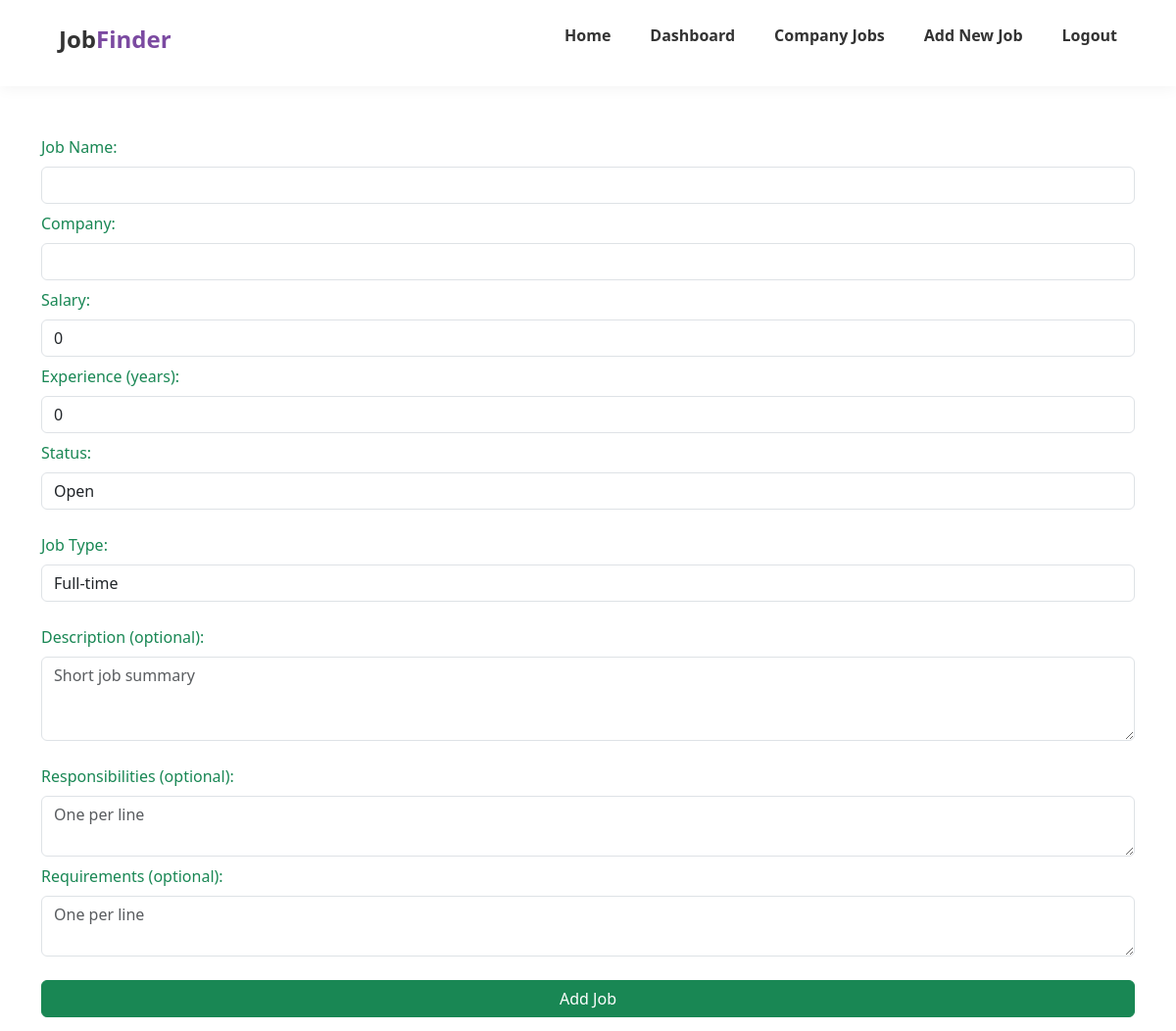
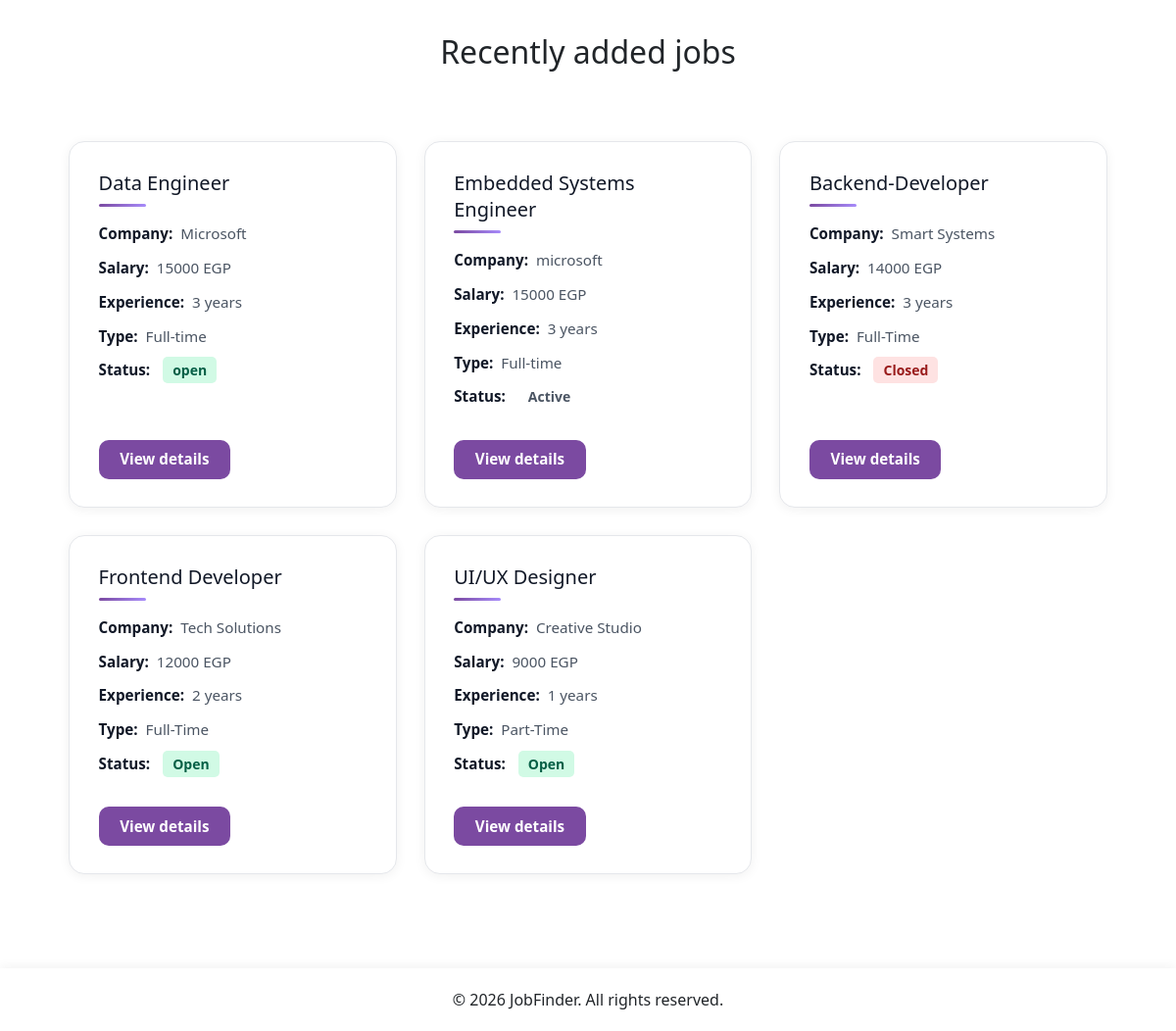
The app's page /add-job/ (signed in) with its own data (2 pictures, top to bottom).
### jobs/models.py (models this page shows, shortened)
class Job(models.Model):
    name = models.CharField(max_length=100)
    company = models.CharField(max_length=100)
    salary = models.IntegerField()
    experience = models.IntegerField()
    job_type = models.CharField(max_length=50)
    status = models.CharField(max_length=20)
    description = models.TextField()
    responsibilities = models.TextField()
    requirements = models.TextField()
    posted_date = models.DateField()

### page/views.py (the view, shortened to what this page needs)
# urls.py: path("add-job/", views.add_job, name="add_job"),
@login_required(login_url="/login/")
@user_passes_test(_superuser_only)
@require_http_methods(["GET", "POST"])
def add_job(request):
    recent_jobs = Job.objects.order_by("-id")[:10]
    return render(
        request,
        "page/add_job.html",
        {"recent_jobs": recent_jobs},
    )

### page/views.py (called while the page is built)
def _superuser_only(user):
    return user.is_authenticated and user.is_superuser

### page/templates/page/add_job.html (shortened to what this page needs)
{% load static %}
<!DOCTYPE html>
<html lang="en">
<head>
    <link rel="stylesheet" href="{% static 'cssFiles/style.css' %}">
    <link rel="stylesheet" href="{% static 'cssFiles/jobs.css' %}">
    <link href="https://cdn.jsdelivr.net/npm/bootstrap@5.3.8/dist/css/bootstrap.min.css" rel="stylesheet">
</head>
<body>
<header>
    <div><h1 class="logo">Job<span>Finder</span></h1></div>
    <nav class="nav-bar" id="nav-menu">
        <ul>
            <li><a href="{% url 'index' %}">Home</a></li>
            <li><a href="{% url 'admin_dashboard' %}">Dashboard</a></li>
            <li><a href="{% url 'admin_jobs' %}">Company Jobs</a></li>
            <li><a href="{% url 'add_job' %}">Add New Job</a></li>
            <li><a href="{% url 'logout' %}">Logout</a></li>
        </ul>
    </nav>
</header>
<div class="Job-Form">
    <div class="container py-5 m-auto text-success">
        <form method="post" action="{% url 'add_job' %}">
            <label class="form-label">Job Name:</label>
            <input type="text" class="form-control mb-2" name="name" id="jobName" required maxlength="100">
            <label class="form-label">Company:</label>
            <input type="text" class="form-control mb-2" name="company" id="company" required maxlength="100">
            <label class="form-label">Salary:</label>
            <input type="number" class="form-control mb-2" name="salary" id="salary" min="0" value="0" required>
            <label class="form-label">Experience (years):</label>
            <input type="number" class="form-control mb-2" name="experience" id="experience" min="0" value="0" required>
            <label class="form-label">Status:</label>
            <select class="form-control mb-4" name="status" id="options">
                <option value="open">Open</option>
            </select>
            <label class="form-label">Job Type:</label>
            <select class="form-control mb-4" name="job_type" id="type">
                <option value="Full-time">Full-time</option>
            </select>
            <label class="form-label">Description (optional):</label>
            <textarea class="form-control mb-4" name="description" rows="3" placeholder="Short job summary"></textarea>
            <label class="form-label">Responsibilities (optional):</label>
            <textarea class="form-control mb-2" name="responsibilities" rows="2" placeholder="One per line"></textarea>
            <label class="form-label">Requirements (optional):</label>
            <textarea class="form-control mb-4" name="requirements" rows="2" placeholder="One per line"></textarea>
            <button type="submit" class="btn btn-success w-100">Add Job</button>
        </form>
    </div>
</div>
<div class="displayed">
    <h2 class="text-center mb-5">Recently added jobs</h2>
    <div class="jobs-container" id="jobs-container">
        {% for job in recent_jobs %}
        <article class="job-card">
            <h3>{{ job.name }}</h3>
            <p><strong>Company:</strong> {{ job.company }}</p>
            <p><strong>Salary:</strong> {{ job.salary }} EGP</p>
            <p><strong>Experience:</strong> {{ job.experience }} years</p>
            <p><strong>Type:</strong> {{ job.job_type }}</p>
            <p><strong>Status:</strong> <span class="status {{ job.status|lower }}">{{ job.status }}</span></p>
            <a href="{% url 'job_details' job.id %}"><button type="button" class="btn-secondary">View details</button></a>
        </article>
        {% empty %}
        <p class="text-center text-muted">No jobs in the database yet. Add your first job above.</p>
        {% endfor %}
    </div>
</div>
<footer class="text-center mt-5">
    &copy; 2026 JobFinder. All rights reserved.
</footer>
</body>
</html>

### static/cssFiles/style.css (style rules this page uses)
* { margin:0; padding:0; box-sizing:border-box; }
html { scroll-behavior: smooth; scroll-padding-top: 100px; }
body { font-family: 'Segoe UI', Tahoma, Geneva, Verdana, sans-serif; line-height: 1.8; color: #333; background-color: #fdfdfd; padding-top: 90px; display: flex; flex-direction: column; min-height: 100vh }
header { display: flex; justify-content: space-between; align-items: center; padding: 1.5rem 5%; background-color: #fff; box-shadow: 0 2px 15px rgba(0, 0, 0, 0.05); position: fixed; top: 0; left: 0; width: 100%; z-index: 1000; }
.logo { color: #333; font-size:24px; font-weight:bold; }
.logo span { color: #7b4aa1; }
.nav-bar ul { display: flex; gap: 2.5rem; list-style: none; }
.nav-bar a { text-decoration: none; color: #333; font-weight: 600; transition: color 0.3s ease; }
footer { text-align: center; padding: 20px; background-color: #fff; bottom: 0; width: 100%; z-index: 1000; box-shadow: 0 -2px 10px rgba(0, 0, 0, 0.05); margin-top: auto; }
.jobs-container { display: grid; grid-template-columns: repeat(auto-fill, minmax(min(100%, 320px), 1fr)); gap: 1.75rem; padding: 1.5rem 5% 3rem; max-width: 1180px; margin: 0 auto; align-items: stretch; }
.job-card { display: flex; flex-direction: column; align-items: stretch; padding: 1.75rem 1.85rem; min-height: 280px; border-radius: 16px; background: #fff; border: 1px solid #e5e7eb; box-shadow: 0 2px 12px rgba(0, 0, 0, 0.06); transition: transform 0.25s ease, box-shadow 0.25s ease; }
.job-card h3 { font-size: 1.25rem; line-height: 1.35; margin-bottom: 0.65rem; color: #111827; word-break: break-word; }
.job-card p { margin: 0.35rem 0; font-size: 0.95rem; line-height: 1.55; color: #4b5563; }
.job-card strong { color: #111827; font-weight: 600; margin-right: 0.25rem; }
.job-card h3::after { content: ""; display: block; width: 48px; height: 3px; background: linear-gradient(90deg, #7b4aa1, #a78bfa); margin-top: 0.5rem; border-radius: 2px; }
.job-card > a { margin-top: auto; padding-top: 1rem; align-self: flex-start; }
button { padding:10px 16px; border:none; background-color:#7b4aa1; color:white; border-radius:5px; cursor:pointer; }
.btn-secondary { padding:8px 14px; border-radius:6px; border:none; background-color:#7b4aa1; color:white; cursor:pointer; margin-top:10px; }
.status { padding:4px 10px; border-radius:5px; font-size:14px; font-weight:bold; margin-left:5px; }
.status.open { background-color:#d1fae5; color:#065f46; }
.status.closed { background-color:#fee2e2; color:#991b1b; }
.container { max-width:700px; margin:30px auto; padding:0 10px; }

### records on screen
Job: name "Data Engineer", company "Microsoft", salary "15000", experience "3", job_type "Full-time", status "open"
Job: name "Embedded Systems Engineer", company "microsoft", salary "15000", experience "3", job_type "Full-time", status "Active"
Job: name "Backend-Developer", company "Smart Systems", salary "14000", experience "3", job_type "Full-Time", status "Closed"
Job: name "Frontend Developer", company "Tech Solutions", salary "12000", experience "2", job_type "Full-Time", status "Open"
Job: name "UI/UX Designer", company "Creative Studio", salary "9000", experience "1", job_type "Part-Time", status "Open"
